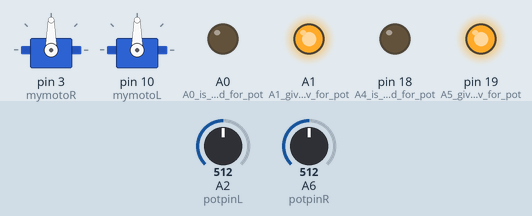
Recording of a sketch running on a simulated Arduino Nano, built with avr-gcc and run on an emulated ATmega328P. Parts: 2 × servo, output pins drawn as LEDs (lit = HIGH). The inputs (shaded band) are chosen by the test bench; at power-on: A2 (potpinL) = 512, A6 (potpinR) = 512.

Above: at 1.2 s.
1.3 s: A2 (potpinL) set to 716
At 2.8 s:
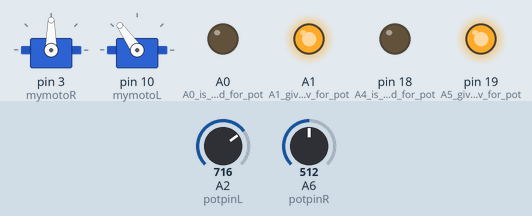
4.3 s: A6 (potpinR) set to 716
At 6.6 s:
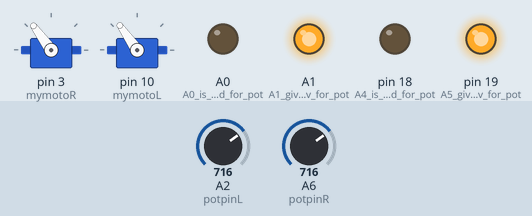
7.3 s: A2 (potpinL) set to 122
At 9.1 s:
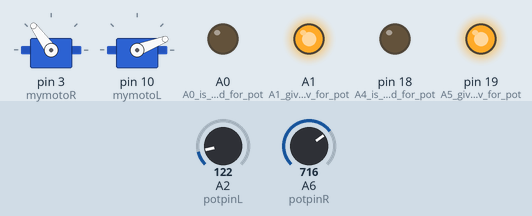
10.3 s: A2 (potpinL) set to 0
At 12.1 s:
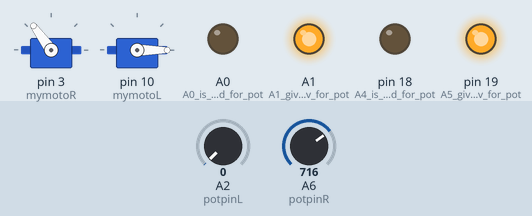
13.3 s: A6 (potpinR) set to 900
At 15.1 s:
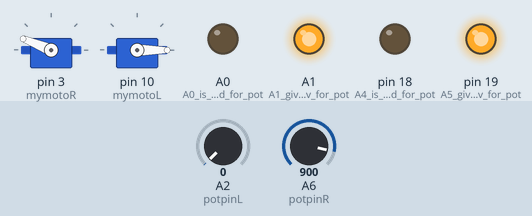
16.3 s: A6 (potpinR) set to 1023
At 17.5 s:
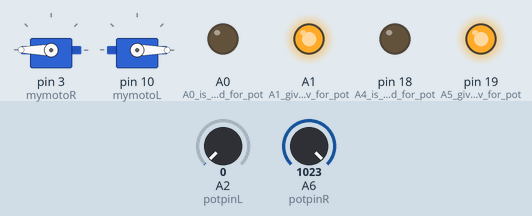
Timing chart, 0 to 19.3 s (numbered marks = the images above; inputs shaded):
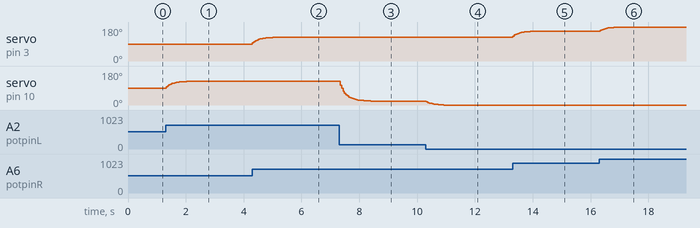

Measured:
- after the input at 1.3 s, servo on pin 10 (mymotoL): moves from 90° to 125° over 0.71 s, starting at once
- after the input at 4.3 s, servo on pin 3 (mymotoR): moves from 90° to 126° over 0.96 s, starting at once
- after the input at 7.3 s, servo on pin 10 (mymotoL): moves from 125° to 21° over 1.1 s, starting at once
- after the input at 10.3 s, servo on pin 10 (mymotoL): moves from 21° to 0° over 0.61 s, starting at once
- after the input at 13.3 s, servo on pin 3 (mymotoR): moves from 126° to 158° over 0.71 s, starting at once
- after the input at 16.3 s, servo on pin 3 (mymotoR): moves from 158° to 180° over 0.71 s, starting at once

The sketch:

MotoKnobServoNanoD.ino
```cpp
/* MotoKnobServoNanoD -- to control 2 motor speed or servo angle using map function
  -- assuming 90 deg sent to servo obj = 1500 uS pulse width = motor stopped or mid pt;
  below that, motor runs back or CCW; above, it runs forward or CW; also works for
  positioning servo arm. NB my defective nanos can't handle servo and Serial in same sketch!
  mod for 2 channel Nano control box uses Anal pins for ground/5v of pot;
  L channel normal bidir. action -- middle is off, 0 is full rev, 1024 is full fwd;
  This mod makes both pots send bidir. signal, rev - stop - fwd

  round box's CH341 Nano needed new driver for hiSi, Ardu Nano (ftdi), 328P, old bootloader; metro
  mini uses Uno, new SiLab driver for hiSi

*/

#include <Servo.h>  // lib defaults 0deg -> 544 uS, 180deg -> 2400 uS;
//servo goes to whatever its min/max are
// PWM controlled motor uses 1000-2000 uS

Servo mymotoR;  // create servo objects
Servo mymotoL;

#define potpinR  A6  // analog pin to read the potentiometer voltage
float valaR;    //  variable reads the value from the analog pin R
int valR;     // mapped int to write a variable width pulse to output pin


#define potpinL  A2  // analog pin to read the potentiometer voltage
float valaL;    //  variable reads the value from the analog pin
int valL;     // mapped int to write a variable width pulse to output pin
// int prevAvg;  // use for moving avg, def in loop

void setup()
{
  pinMode(potpinR, INPUT);   // A6 input for R channel
  pinMode(18, OUTPUT); // A4 is ground for pot
  digitalWrite(18, LOW);
  pinMode(19, OUTPUT); // A5 gives 5v for pot
  digitalWrite(19, HIGH);

  //  // R pot position @ start sets mode: full CCW --> unidirectional, mid-range-->bidirect.
  //  maxR = (analogRead(potpinR) < 50) ? 1500 : 2400;

  pinMode(potpinL, INPUT);   // A2 input for L channel
  pinMode(A0, OUTPUT); // A0 is ground for pot
  digitalWrite(A0, LOW);
  pinMode(A1, OUTPUT); // A1 gives 5v for pot
  digitalWrite(A1, HIGH);

  // Serial.begin(9600);   // for printout of values, my bad nano can't handle both Serial & servo
  // attach some dig pin to servo obj (needs PWM pin? - no) (pin,default min 544,max 2400)
  // attach(pin, min, max) - attaches to a pin, setting min and max values in useconds

  // both motors bidirectional full rev - 0 - full fwd
  mymotoR.attach(3, 1000, 2000);
  mymotoL.attach(10, 1000, 2000);
}

void loop()
{
  valaR = analogRead(potpinR);       // reads the volts from the potentiometer (0 to 1023)
  static float prevAvgR = valaR;  // just set once, first loop

  int newAvgR = round((valaR + 4 * prevAvgR) * 0.2); // avg 5 values, faster to * than /

  //
  valR = map(newAvgR, 5, 1020, 1000, 2000); // scale pot val to uS for moto (rev-0-fwd)
  // servo position center = 90, pulse = 1500 uS, motor still

  mymotoR.write(valR);       // sets the servo position (or motor speed) according to the scaled value

  prevAvgR = newAvgR;

  // L pot controls motor rev -0- fwd
  valaL = analogRead(potpinL);       // reads the volts from the potentiometer (0 to 1023)
  static float prevAvgL = valaL;     // just set once, first loop

  int newAvgL = round((valaL + 4 * prevAvgL) * 0.2); //  faster to * than /
  valL = map(newAvgL, 5, 1022, 1000, 2000); // scale it to uS for moto (rev-0-fwd)
  // pulse = 1500 uS, motor still

  mymotoL.write(valL);    // sets the servo position (or motor speed) according to the scaled value

  prevAvgL = newAvgL;
  delay(50);
}  // end loop

//  if (Serial.available())     //type any letter to get printout of vals, mostly for debugging
//   { Serial.read();  // serves no purpose except to clear serial buffer
//     Serial.print(newAvg); Serial.print("  "); Serial.println(val);
//   }   //end if
// print out new values if different
//  if (newAvg != round(prevAvg))  // only print if it's changed
//  { //print to Ser Mon if it's on
//    Serial.print("pinAvg= ");
//    Serial.print(newAvg);
//    Serial.print(" angle= ");
//    Serial.println(val);
//  }
```
